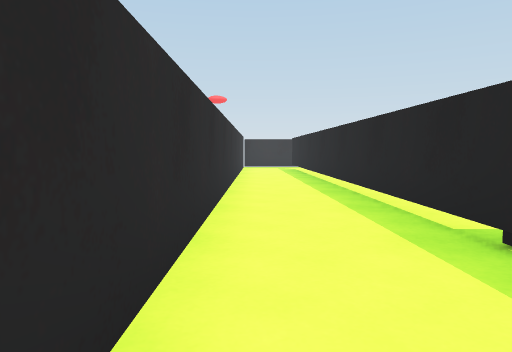
[1] (above)

16 first-person views from a walk through a 3-D level made in the Unity game engine. The camera is 0.34 m above the floor, tilts 4° down and sees 70° across. The floor is counted in squares, 0.5 m on a side. Each view is taken from the middle of a square. On the plan, view 1 faces up. The plan holds only what a view shows up to about 11 squares ahead; the rest is blank. The place goes on beyond the plan.

[2]
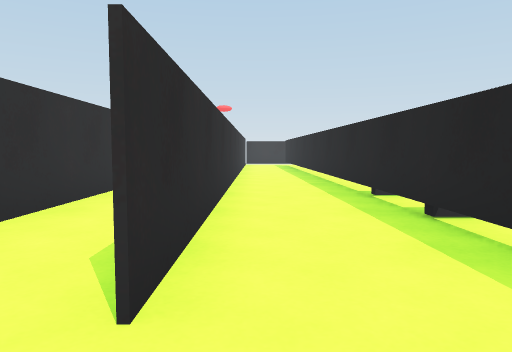

[3]
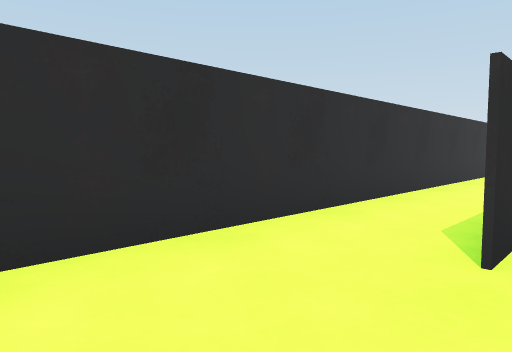

[4]
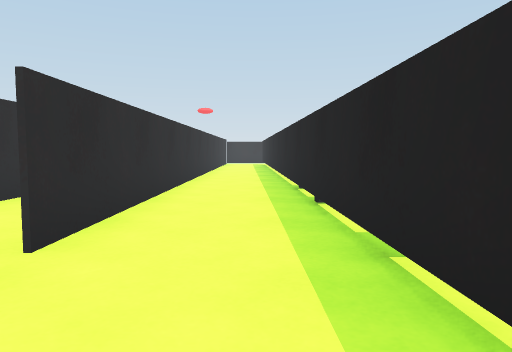

[5]
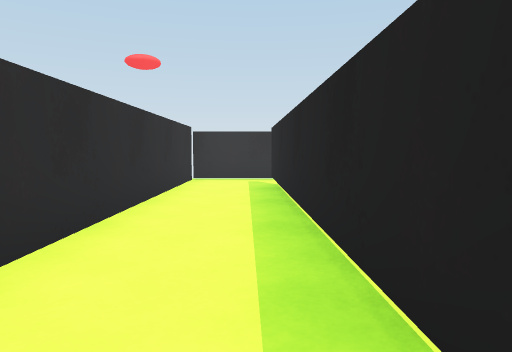

[6]
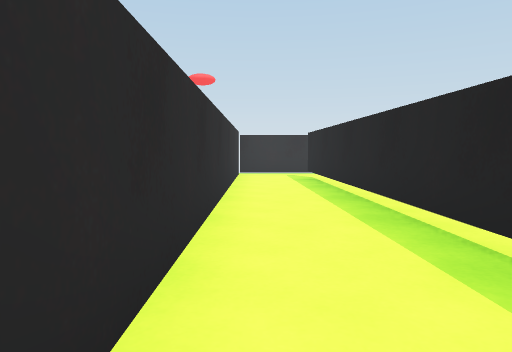

[7]
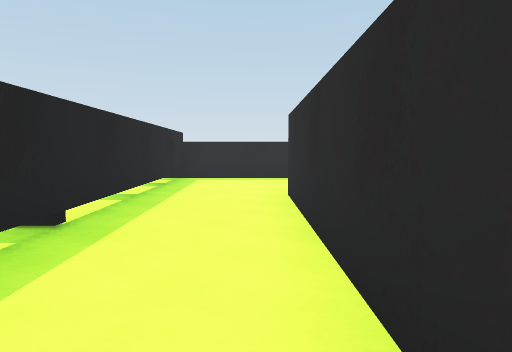

[8]
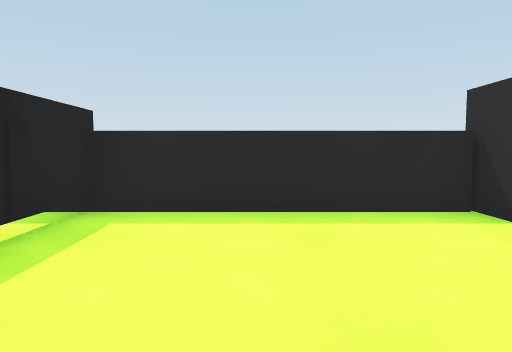

[9]
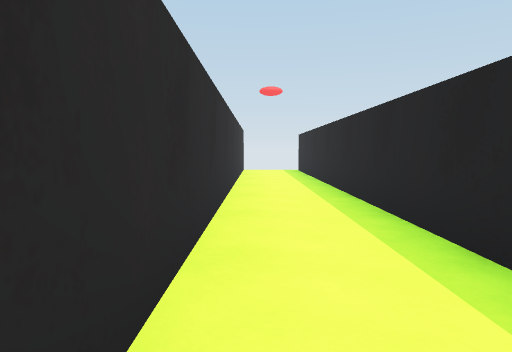

[10]
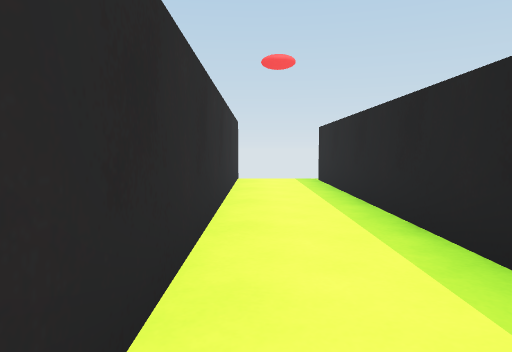

[11]
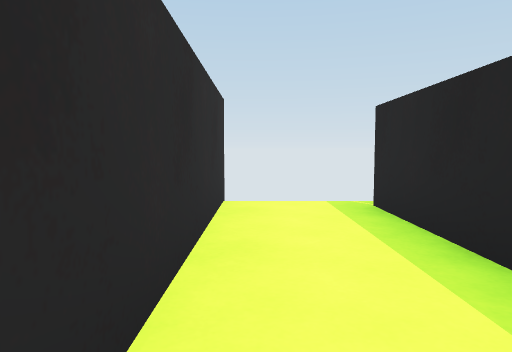

[12]
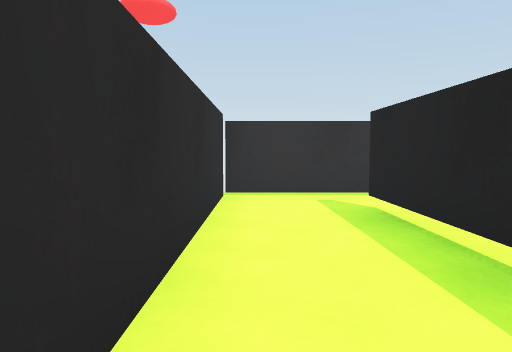

[13]
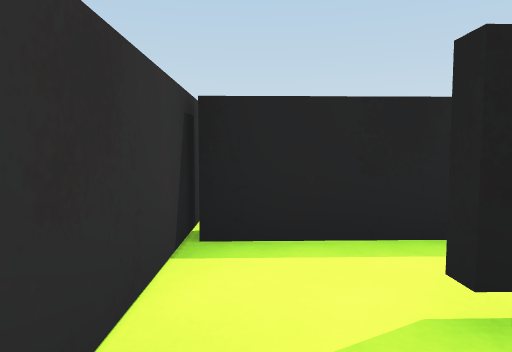

[14]
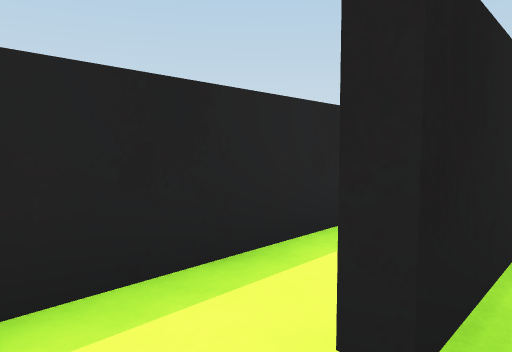

[15]
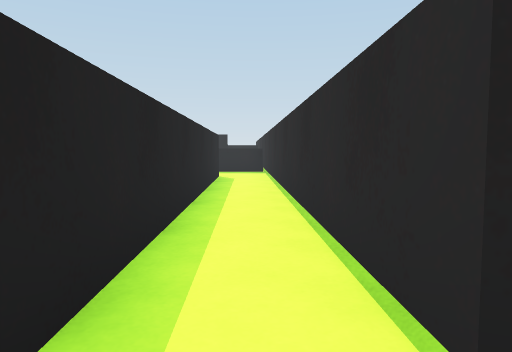

[16]
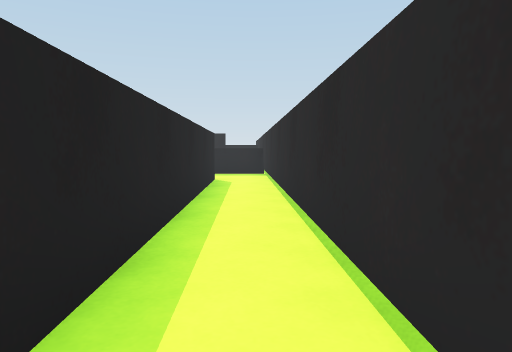

### Floor plan
Points are (right, up) in squares from view 1. A wall is a line through its corners. A room is listed if a view was taken in it or the views show most of it. See-through windows are left out.
Room 1 (views 1, 2, 3, 4, 5, 6, 7, 8, 9, 10, 11, 12, 13)
walls: (-0.5, 4) (-0.5, 14.5) (-0.5, -1.6); (1.8, -5.1) (1.3, 13.3); (-2.5, -5) (2.1, -5); (0.5, 14.5) (-0.5, 14.5); (-2.4, 15.1) (-2.4, -5.4)
ways out: opening at (1, 14) to room 2
Room 2 (views 14, 15, 16)
walls: (1.5, 13.3) (1.8, 2.6); (3.4, 14.5) (0.5, 14.5); (3, 4.4) (2.7, 14.4)
ways out: opening at (1, 14) to room 1

Where each view was taken, in squares from view 1:
view 1: 0 up, 0 right, facing up
view 2: 3 down, 0 right, facing up
view 3: 4 down, 0 right, facing up-left
view 4: 4 down, 1 right, facing up
view 5: 6 up, 1 right, facing up
view 6: 4 up, 0 right, facing up
view 7: 4 up, 0 right, facing down
view 8: 1 down, 0 right, facing down
view 9: 2 up, 2 left, facing up
view 10: 6 up, 2 left, facing up
view 11: 10 up, 2 left, facing up
view 12: 9 up, 0 right, facing up
view 13: 14 up, 0 right, facing right
view 14: 14 up, 1 right, facing down-right
view 15: 14 up, 2 right, facing down
view 16: 13 up, 2 right, facing down
